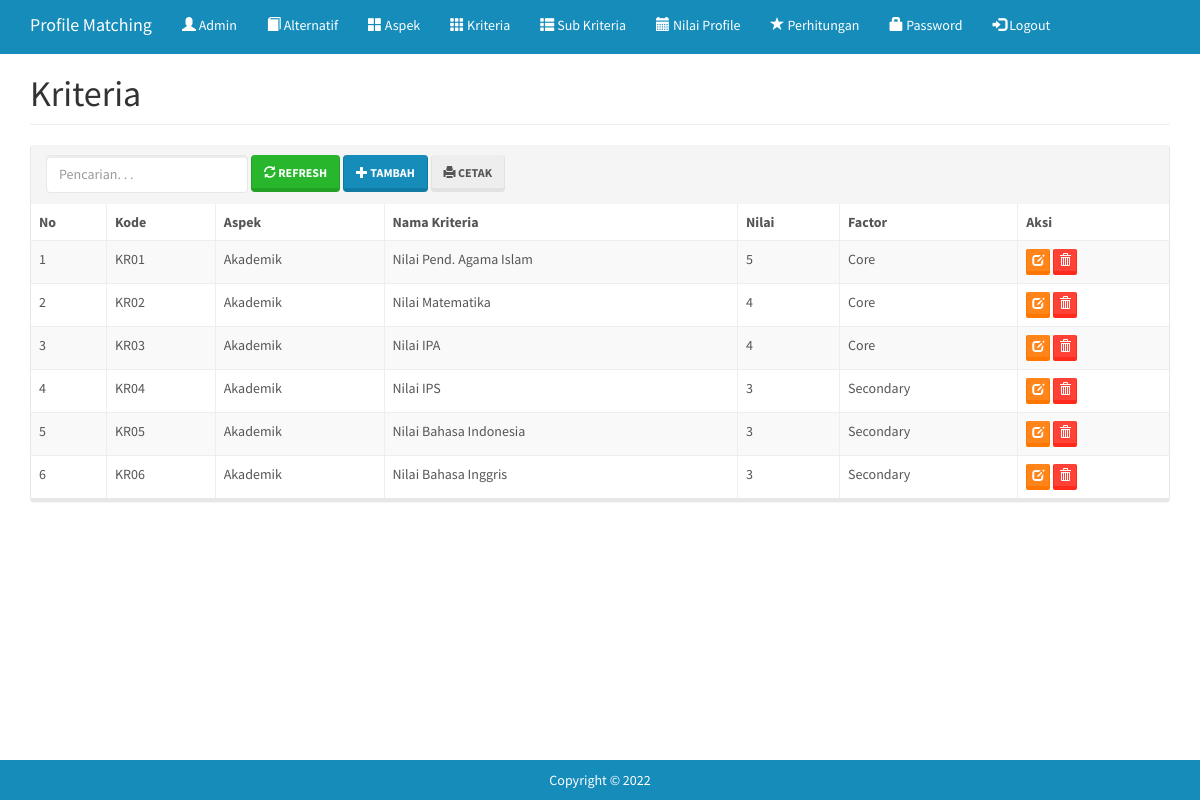
Page /index.php?m=kriteria (signed in) on the committed database.
### tables this page shows
CREATE TABLE `tb_kriteria` (
  `kode_kriteria` varchar(16) NOT NULL,
  `nama_kriteria` varchar(64) NOT NULL,
  `kode_aspek` varchar(8) NOT NULL,
  `nilai_kriteria` int(11) NOT NULL,
  `factor` varchar(16) NOT NULL
);

CREATE TABLE `tb_aspek` (
  `kode_aspek` varchar(8) NOT NULL,
  `nama_aspek` varchar(64) DEFAULT NULL,
  `persen` double DEFAULT NULL
);

### config.php (called while the page is built)
<?php
	$config["server"]='localhost';
	$config["username"]='root';
	$config["password"]='';
	$config["database_name"]='spk-pm';
?>

### functions.php (called while the page is built, shortened)
<?php
include'config.php';
include'includes/db.php';
$db = new DB($config['server'], $config['username'], $config['password'], $config['database_name']);
include'includes/general.php';

### includes/general.php (called while the page is built, shortened)
<?php
function esc_field($str){
    if (!get_magic_quotes_gpc())
        return addslashes($str);
    else
        return $str;
}

### includes/db.php (called while the page is built, shortened)
<?php
class DB{
    var $conn = null;
    public function __construct($host, $username, $passwd, $dbname){
        $this->conn = mysqli_connect($host, $username, $passwd, $dbname);
    }
    public function query($sql){
        $query = mysqli_query($this->conn, $sql) or die('<pre>Error mysqli_query: ' . mysqli_error($this->conn) . '<br />' . $sql . '</pre>');
        return $query;
    }
    public function get_results($sql){
        $query = $this->query($sql);
        $arr = array();
        while($row = mysqli_fetch_object($query)){
            $arr[] = $row;
        }
        return $arr;
    }
}

### kriteria.php (the view, shortened to what this page needs)
<div class="page-header">
    <h1>Kriteria</h1>
</div>
<div class="panel panel-default">
    <div class="panel-heading">
        <form class="form-inline">
            <div class="form-group">
                <input class="form-control" type="text" placeholder="Pencarian. . ." name="q" value="<?=$_GET['q']?>" />
            </div>
            <div class="form-group">
                <button class="btn btn-success"><span class="glyphicon glyphicon-refresh"></span> Refresh</a>
            </div>
            <div class="form-group">
                <a class="btn btn-primary" href="?m=kriteria_tambah"><span class="glyphicon glyphicon-plus"></span> Tambah</a>
            </div>
            <div class="form-group">
                <a class="btn btn-default" href="cetak.php?m=kriteria" target="_blank"><span class="glyphicon glyphicon-print"></span> Cetak</a>
            </div>
        </form>
    </div>
    <div class="table-responsive">
        <table class="table table-bordered table-hover table-striped">
        <thead>
            <tr>
                <th>No</th>
                <th>Kode</th>
                <th>Aspek</th>
                <th>Nama Kriteria</th>
                <th>Nilai</th>
                <th>Factor</th>
                <th>Aksi</th>
            </tr>
        </thead>
        <?php
        $q = esc_field($_GET['q']);
        $rows = $db->get_results("SELECT * FROM tb_kriteria k INNER JOIN tb_aspek a ON a.kode_aspek=k.kode_aspek WHERE k.nama_kriteria LIKE '%$q%' ORDER BY k.kode_kriteria");
        $no=0;
        foreach($rows as $row):?>
        <tr>
            <td><?=++$no ?></td>
            <td><?=$row->kode_kriteria?></td>
            <td><?=$row->nama_aspek?></td>
            <td><?=$row->nama_kriteria?></td>
            <td><?=$row->nilai_kriteria?></td>
            <td><?=$row->factor?></td>
            <td>
                <a class="btn btn-xs btn-warning" href="?m=kriteria_ubah&ID=<?=$row->kode_kriteria?>"><span class="glyphicon glyphicon-edit"></span></a>
                <a class="btn btn-xs btn-danger" href="aksi.php?act=kriteria_hapus&ID=<?=$row->kode_kriteria?>" onclick="return confirm('Hapus data?')"><span class="glyphicon glyphicon-trash"></span></a>
            </td>
        </tr>
        <?php endforeach;?>
        </table>
    </div>
</div>

### assets/css/general.css (style rules this page uses)
html { position: relative; min-height: 100%; }
body { margin-bottom: 70px; }
.page-header { margin-top: 0; padding-bottom: 0; }
.page-header h1 { margin-top: 0; }

### rows in the picture
tb_kriteria: kode_kriteria "KR01", kode_aspek.nama_aspek "Akademik", nama_kriteria "Nilai Pend. Agama Islam", nilai_kriteria "5", factor "Core"
tb_kriteria: kode_kriteria "KR02", kode_aspek.nama_aspek "Akademik", nama_kriteria "Nilai Matematika", nilai_kriteria "4", factor "Core"
tb_kriteria: kode_kriteria "KR03", kode_aspek.nama_aspek "Akademik", nama_kriteria "Nilai IPA", nilai_kriteria "4", factor "Core"
tb_kriteria: kode_kriteria "KR04", kode_aspek.nama_aspek "Akademik", nama_kriteria "Nilai IPS", nilai_kriteria "3", factor "Secondary"
tb_kriteria: kode_kriteria "KR05", kode_aspek.nama_aspek "Akademik", nama_kriteria "Nilai Bahasa Indonesia", nilai_kriteria "3", factor "Secondary"
tb_kriteria: kode_kriteria "KR06", kode_aspek.nama_aspek "Akademik", nama_kriteria "Nilai Bahasa Inggris", nilai_kriteria "3", factor "Secondary"
